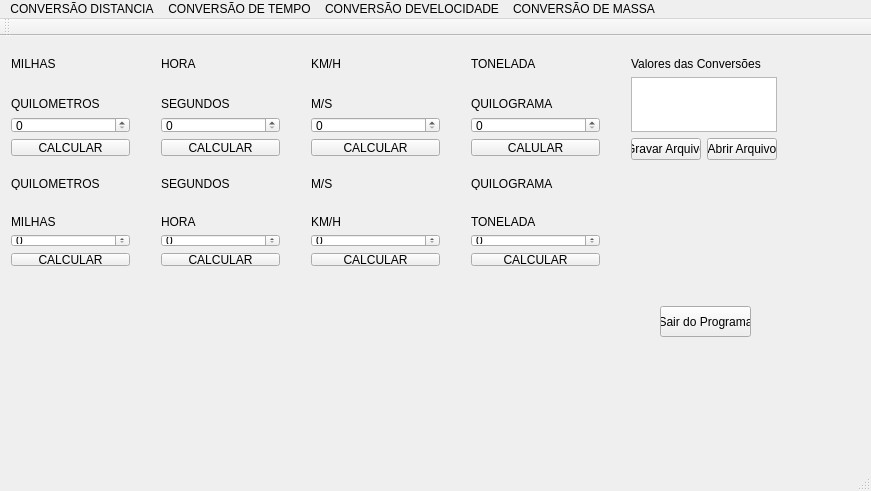
<?xml version="1.0" encoding="UTF-8"?>
<ui version="4.0">
 <class>MainWindow</class>
 <widget class="QMainWindow" name="MainWindow">
  <property name="geometry">
   <rect>
    <x>0</x>
    <y>0</y>
    <width>871</width>
    <height>491</height>
   </rect>
  </property>
  <property name="windowTitle">
   <string>MainWindow</string>
  </property>
  <widget class="QWidget" name="centralWidget">
   <widget class="QWidget" name="layoutWidget">
    <property name="geometry">
     <rect>
      <x>300</x>
      <y>130</y>
      <width>151</width>
      <height>111</height>
     </rect>
    </property>
    <layout class="QVBoxLayout" name="verticalLayout_7">
     <item>
      <widget class="QLabel" name="label_15">
       <property name="text">
        <string>M/S</string>
       </property>
      </widget>
     </item>
     <item>
      <widget class="QLabel" name="resultado6">
       <property name="text">
        <string/>
       </property>
      </widget>
     </item>
     <item>
      <widget class="QLabel" name="label_14">
       <property name="text">
        <string>KM/H</string>
       </property>
      </widget>
     </item>
     <item>
      <widget class="QSpinBox" name="valor6">
       <property name="maximum">
        <number>1000000</number>
       </property>
      </widget>
     </item>
     <item>
      <widget class="QPushButton" name="calculo6">
       <property name="text">
        <string>CALCULAR</string>
       </property>
      </widget>
     </item>
    </layout>
   </widget>
   <widget class="QWidget" name="layoutWidget">
    <property name="geometry">
     <rect>
      <x>0</x>
      <y>10</y>
      <width>141</width>
      <height>121</height>
     </rect>
    </property>
    <layout class="QVBoxLayout" name="verticalLayout_2">
     <item>
      <widget class="QLabel" name="label">
       <property name="text">
        <string>MILHAS</string>
       </property>
      </widget>
     </item>
     <item>
      <widget class="QLabel" name="resultado1">
       <property name="text">
        <string/>
       </property>
      </widget>
     </item>
     <item>
      <widget class="QLabel" name="label_2">
       <property name="text">
        <string>QUILOMETROS</string>
       </property>
      </widget>
     </item>
     <item>
      <widget class="QSpinBox" name="valor1">
       <property name="maximum">
        <number>1000000000</number>
       </property>
      </widget>
     </item>
     <item>
      <widget class="QPushButton" name="Calculo">
       <property name="text">
        <string>CALCULAR</string>
       </property>
      </widget>
     </item>
    </layout>
   </widget>
   <widget class="QWidget" name="layoutWidget">
    <property name="geometry">
     <rect>
      <x>150</x>
      <y>10</y>
      <width>141</width>
      <height>121</height>
     </rect>
    </property>
    <layout class="QVBoxLayout" name="verticalLayout_4">
     <item>
      <widget class="QLabel" name="label_4">
       <property name="text">
        <string>HORA</string>
       </property>
      </widget>
     </item>
     <item>
      <widget class="QLabel" name="resultado3">
       <property name="text">
        <string/>
       </property>
      </widget>
     </item>
     <item>
      <widget class="QLabel" name="label_7">
       <property name="text">
        <string>SEGUNDOS</string>
       </property>
      </widget>
     </item>
     <item>
      <widget class="QSpinBox" name="valor3">
       <property name="maximum">
        <number>10000000</number>
       </property>
      </widget>
     </item>
     <item>
      <widget class="QPushButton" name="calculo3">
       <property name="text">
        <string>CALCULAR</string>
       </property>
      </widget>
     </item>
    </layout>
   </widget>
   <widget class="QWidget" name="layoutWidget">
    <property name="geometry">
     <rect>
      <x>460</x>
      <y>10</y>
      <width>151</width>
      <height>121</height>
     </rect>
    </property>
    <layout class="QVBoxLayout" name="verticalLayout_9">
     <item>
      <widget class="QLabel" name="label_18">
       <property name="text">
        <string>TONELADA</string>
       </property>
      </widget>
     </item>
     <item>
      <widget class="QLabel" name="resultado7">
       <property name="text">
        <string/>
       </property>
      </widget>
     </item>
     <item>
      <widget class="QLabel" name="label_19">
       <property name="text">
        <string>QUILOGRAMA</string>
       </property>
      </widget>
     </item>
     <item>
      <widget class="QSpinBox" name="valor7">
       <property name="maximum">
        <number>10000000</number>
       </property>
      </widget>
     </item>
     <item>
      <widget class="QPushButton" name="calculo7">
       <property name="text">
        <string>CALULAR</string>
       </property>
      </widget>
     </item>
    </layout>
   </widget>
   <widget class="QWidget" name="layoutWidget">
    <property name="geometry">
     <rect>
      <x>460</x>
      <y>130</y>
      <width>151</width>
      <height>111</height>
     </rect>
    </property>
    <layout class="QVBoxLayout" name="verticalLayout_10">
     <item>
      <widget class="QLabel" name="label_20">
       <property name="text">
        <string>QUILOGRAMA</string>
       </property>
      </widget>
     </item>
     <item>
      <widget class="QLabel" name="resultado8">
       <property name="text">
        <string/>
       </property>
      </widget>
     </item>
     <item>
      <widget class="QLabel" name="label_22">
       <property name="text">
        <string>TONELADA</string>
       </property>
      </widget>
     </item>
     <item>
      <widget class="QSpinBox" name="valor8">
       <property name="maximum">
        <number>10000000</number>
       </property>
      </widget>
     </item>
     <item>
      <widget class="QPushButton" name="calculo8">
       <property name="text">
        <string>CALCULAR</string>
       </property>
      </widget>
     </item>
    </layout>
   </widget>
   <widget class="QWidget" name="layoutWidget">
    <property name="geometry">
     <rect>
      <x>0</x>
      <y>130</y>
      <width>141</width>
      <height>111</height>
     </rect>
    </property>
    <layout class="QVBoxLayout" name="verticalLayout_3">
     <item>
      <widget class="QLabel" name="label_3">
       <property name="text">
        <string>QUILOMETROS</string>
       </property>
      </widget>
     </item>
     <item>
      <widget class="QLabel" name="resultado2">
       <property name="text">
        <string/>
       </property>
      </widget>
     </item>
     <item>
      <widget class="QLabel" name="label_5">
       <property name="text">
        <string>MILHAS</string>
       </property>
      </widget>
     </item>
     <item>
      <widget class="QSpinBox" name="valor2">
       <property name="maximum">
        <number>100000000</number>
       </property>
      </widget>
     </item>
     <item>
      <widget class="QPushButton" name="calculo2">
       <property name="text">
        <string>CALCULAR</string>
       </property>
      </widget>
     </item>
    </layout>
   </widget>
   <widget class="QWidget" name="layoutWidget">
    <property name="geometry">
     <rect>
      <x>300</x>
      <y>10</y>
      <width>151</width>
      <height>121</height>
     </rect>
    </property>
    <layout class="QVBoxLayout" name="verticalLayout_8">
     <item>
      <layout class="QVBoxLayout" name="verticalLayout_6">
       <item>
        <widget class="QLabel" name="label_11">
         <property name="text">
          <string>KM/H</string>
         </property>
        </widget>
       </item>
       <item>
        <widget class="QLabel" name="resultado5">
         <property name="text">
          <string/>
         </property>
        </widget>
       </item>
       <item>
        <widget class="QLabel" name="label_16">
         <property name="text">
          <string>M/S</string>
         </property>
        </widget>
       </item>
       <item>
        <widget class="QSpinBox" name="valor5">
         <property name="maximum">
          <number>10000000</number>
         </property>
        </widget>
       </item>
       <item>
        <widget class="QPushButton" name="calculo5">
         <property name="text">
          <string>CALCULAR</string>
         </property>
        </widget>
       </item>
      </layout>
     </item>
    </layout>
   </widget>
   <widget class="QWidget" name="layoutWidget">
    <property name="geometry">
     <rect>
      <x>150</x>
      <y>130</y>
      <width>141</width>
      <height>111</height>
     </rect>
    </property>
    <layout class="QVBoxLayout" name="verticalLayout_5">
     <item>
      <widget class="QLabel" name="label_8">
       <property name="text">
        <string>SEGUNDOS</string>
       </property>
      </widget>
     </item>
     <item>
      <widget class="QLabel" name="resultado4">
       <property name="text">
        <string/>
       </property>
      </widget>
     </item>
     <item>
      <widget class="QLabel" name="label_10">
       <property name="text">
        <string>HORA</string>
       </property>
      </widget>
     </item>
     <item>
      <widget class="QSpinBox" name="valor4">
       <property name="maximum">
        <number>1000000</number>
       </property>
      </widget>
     </item>
     <item>
      <widget class="QPushButton" name="calculo4">
       <property name="text">
        <string>CALCULAR</string>
       </property>
      </widget>
     </item>
    </layout>
   </widget>
   <widget class="QLabel" name="resultado">
    <property name="geometry">
     <rect>
      <x>-90</x>
      <y>20</y>
      <width>139</width>
      <height>18</height>
     </rect>
    </property>
    <property name="text">
     <string/>
    </property>
   </widget>
   <widget class="QPushButton" name="pushButton">
    <property name="geometry">
     <rect>
      <x>660</x>
      <y>270</y>
      <width>91</width>
      <height>31</height>
     </rect>
    </property>
    <property name="text">
     <string>Sair do Programa</string>
    </property>
   </widget>
   <widget class="QWidget" name="">
    <property name="geometry">
     <rect>
      <x>620</x>
      <y>10</y>
      <width>168</width>
      <height>125</height>
     </rect>
    </property>
    <layout class="QVBoxLayout" name="verticalLayout_11">
     <item>
      <widget class="QLabel" name="label_6">
       <property name="text">
        <string>Valores das Conversões</string>
       </property>
      </widget>
     </item>
     <item>
      <layout class="QVBoxLayout" name="verticalLayout">
       <item>
        <widget class="QPlainTextEdit" name="plainTextEdit"/>
       </item>
       <item>
        <layout class="QHBoxLayout" name="horizontalLayout">
         <item>
          <widget class="QPushButton" name="gravar">
           <property name="text">
            <string>Gravar Arquivo</string>
           </property>
          </widget>
         </item>
         <item>
          <widget class="QPushButton" name="pushButton_2">
           <property name="text">
            <string>Abrir Arquivo</string>
           </property>
          </widget>
         </item>
        </layout>
       </item>
      </layout>
     </item>
    </layout>
   </widget>
  </widget>
  <widget class="QMenuBar" name="menuBar">
   <property name="geometry">
    <rect>
     <x>0</x>
     <y>0</y>
     <width>871</width>
     <height>21</height>
    </rect>
   </property>
   <widget class="QMenu" name="menuCONVERS_O_DISTANCIA">
    <property name="title">
     <string>CONVERSÃO DISTANCIA</string>
    </property>
    <addaction name="actionQuilometros_MILHAS"/>
    <addaction name="actionMilhas_Quilometros"/>
   </widget>
   <widget class="QMenu" name="menuCONVERS_O_DE_TEMPPO">
    <property name="title">
     <string>CONVERSÃO DE TEMPO</string>
    </property>
    <addaction name="actionHora_Segundos"/>
    <addaction name="actionSegundos_Hora"/>
   </widget>
   <widget class="QMenu" name="menuCONVERS_O_DEVELOCIDADE">
    <property name="title">
     <string>CONVERSÃO DEVELOCIDADE</string>
    </property>
    <addaction name="actionKm_h_M_s"/>
    <addaction name="actionM_s_Km_h"/>
   </widget>
   <widget class="QMenu" name="menuCONVERS_O_DE_MASSA">
    <property name="title">
     <string>CONVERSÃO DE MASSA</string>
    </property>
    <addaction name="actionTonelada_Quilograma"/>
    <addaction name="actionQuilograma_Tonelada"/>
   </widget>
   <addaction name="menuCONVERS_O_DISTANCIA"/>
   <addaction name="menuCONVERS_O_DE_TEMPPO"/>
   <addaction name="menuCONVERS_O_DEVELOCIDADE"/>
   <addaction name="menuCONVERS_O_DE_MASSA"/>
  </widget>
  <widget class="QToolBar" name="mainToolBar">
   <attribute name="toolBarArea">
    <enum>TopToolBarArea</enum>
   </attribute>
   <attribute name="toolBarBreak">
    <bool>false</bool>
   </attribute>
  </widget>
  <widget class="QStatusBar" name="statusBar"/>
  <action name="actionQuilometros_MILHAS">
   <property name="text">
    <string>Quilometros-Milhas</string>
   </property>
  </action>
  <action name="actionMilhas_Quilometros">
   <property name="text">
    <string>Milhas-Quilometros</string>
   </property>
  </action>
  <action name="actionHora_Segundos">
   <property name="text">
    <string>Hora-Segundos</string>
   </property>
  </action>
  <action name="actionSegundos_Hora">
   <property name="text">
    <string>Segundos-Hora</string>
   </property>
  </action>
  <action name="actionKm_h_M_s">
   <property name="text">
    <string>Km/h-M/s</string>
   </property>
  </action>
  <action name="actionM_s_Km_h">
   <property name="text">
    <string>M/s-Km/h</string>
   </property>
  </action>
  <action name="actionTonelada_Quilograma">
   <property name="text">
    <string>Tonelada-Quilograma</string>
   </property>
  </action>
  <action name="actionQuilograma_Tonelada">
   <property name="text">
    <string>Quilograma-Tonelada</string>
   </property>
  </action>
 </widget>
 <layoutdefault spacing="6" margin="11"/>
 <resources/>
 <connections/>
</ui>
